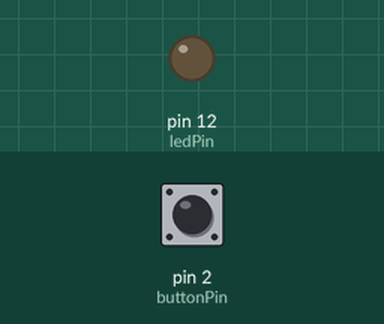
This sketch was run on a simulated Arduino Uno, built with avr-gcc and run on an emulated ATmega328P. Shown: output pins drawn as LEDs (lit = HIGH). The test bench sets the inputs (shaded band); at power-on: pin 2 (buttonPin) HIGH.

Above: at 1.2 s.
1.3 s: pin 2 (buttonPin) pulled LOW for 0.15 s
At 2.5 s:
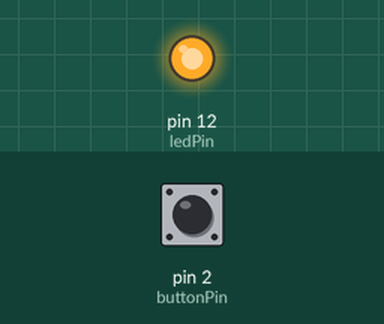
2.9 s: pin 2 (buttonPin) pulled LOW for 1 s
At 3.9 s:
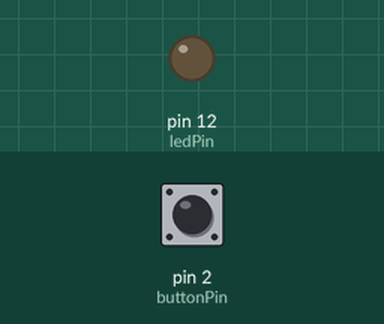
5.4 s: pin 2 (buttonPin) pulled LOW for 3.2 s
At 5.8 s:
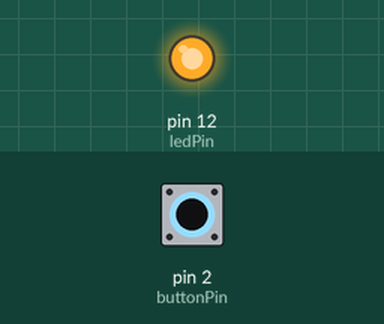
Timing chart, 0 to 8.4 s (numbered marks = the images above; inputs shaded):
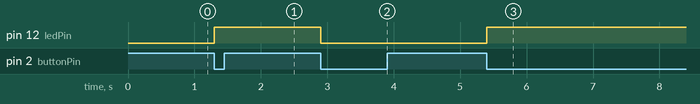

The sketch:

pushButton_LED.ino
```cpp
// Project Objective:
// The goal of the project is to turn the LED on and off when the button
// is pressed frequently.

// Components used: LED, resistors(10k ohms & 220 ohms), arduino, jump wires, breadboard, push button etc

const int buttonPin = 2;
const int ledPin = 12;
int currentState; //variable to store the current state of the button
int lastState = HIGH; //variable to store the previous state of the LED
int ledState = LOW;//variable to store the current state of the LED


void setup() {
  Serial.begin(9600);// Initialize serial communication at a baud rate of 9600
  pinMode(ledPin, OUTPUT);//Set the LED as output
  pinMode(buttonPin, INPUT);//Set the button as input
}

void loop() {
  currentState = digitalRead(buttonPin);//to read the current state of the button

  if (lastState == HIGH && currentState == LOW) {
    ledState = !ledState;//Toggle the LED state (ON to OFF or OFF to ON)
    digitalWrite(ledPin, ledState);//update the current state of the led
  }
  lastState = currentState;  //update the last state to the current state for the loop
  delay(50);//make room for delay between states
}
```

Measured:
- after the input at 1.3 s, pin 12 (ledPin): LOW → HIGH at once
- after the input at 2.9 s, pin 12 (ledPin): HIGH → LOW at once
- after the input at 5.4 s, pin 12 (ledPin): LOW → HIGH at once
